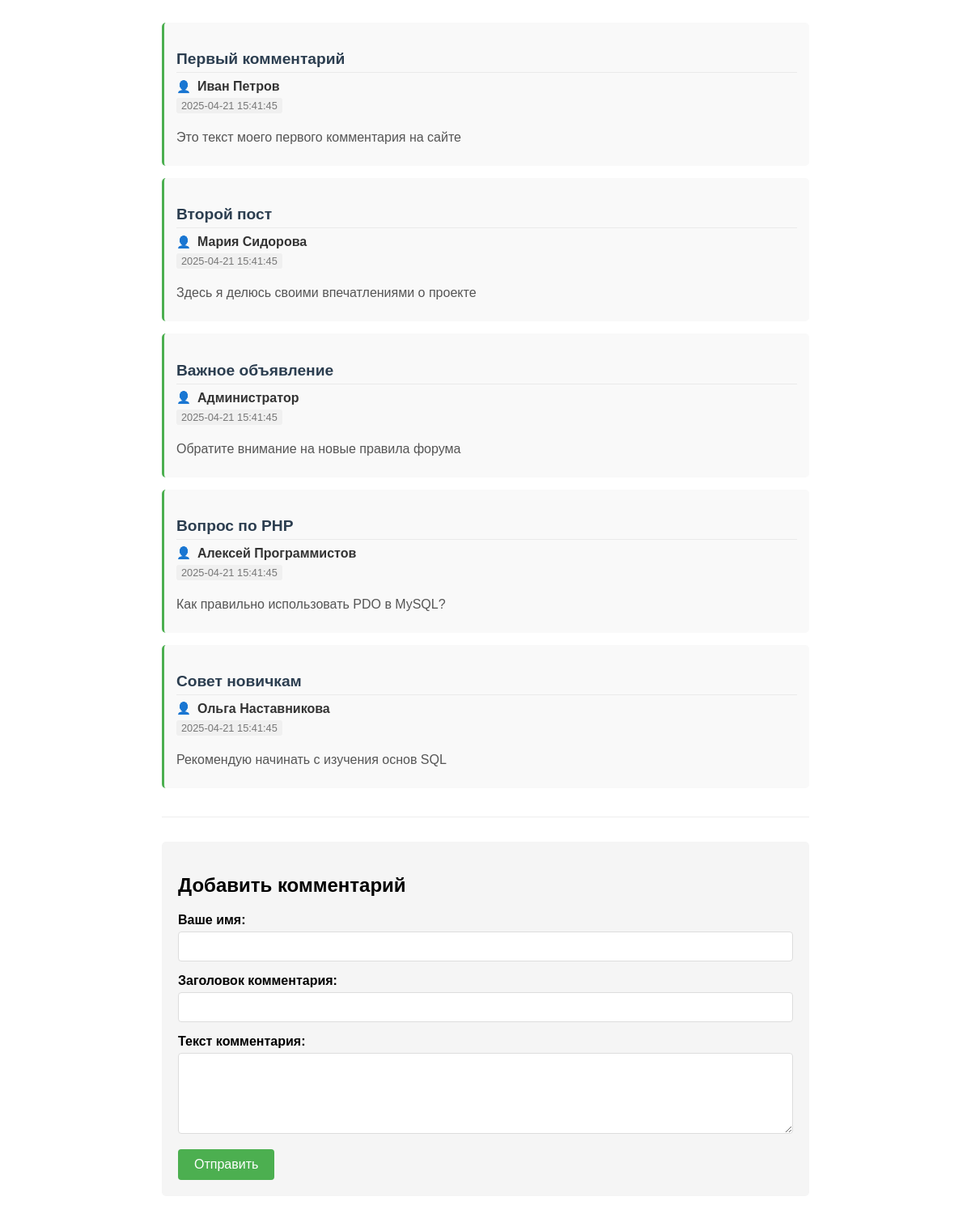
Screenshot of /app/public/thirdTask/index.php with the database file from the repository.
### tables this page shows
CREATE TABLE IF NOT EXISTS `comments` (
                                          `id` INT AUTO_INCREMENT PRIMARY KEY,
                                          `title` VARCHAR(255) NOT NULL,
    `text` TEXT NOT NULL,
    `author` VARCHAR(100) NOT NULL,
    `created_at` DATETIME NOT NULL DEFAULT CURRENT_TIMESTAMP,
    INDEX `idx_created_at` (`created_at`)
    );

### app/src/ThirdTask/Service/CommentService.php (called while the page is built, shortened)
<?php
class CommentService
{
    public static function getRepository(): CommentRepository
    {
        $pdo = DB::getInstance()->getConnection();
        $queryBuilder = new CommentQueryBuilder();
        return new CommentRepository($pdo, $queryBuilder);
    }
}

### app/src/ThirdTask/Model/CommentQueryBuilder.php (called while the page is built, shortened)
<?php
class CommentQueryBuilder
{
    public function getAll(): string
    {
        return 'SELECT * FROM ' . self::TABLE_NAME;
    }
}

### app/src/ThirdTask/Model/CommentRepository.php (called while the page is built, shortened)
<?php
class CommentRepository
{
    public function getAll(): array|false
    {
        $stmt = $this->connection->query(
            $this->queryBuilder->getAll()
        );
        return $stmt->fetchAll(PDO::FETCH_ASSOC);
    }
}

### app/public/thirdTask/index.php (the view, shortened to what this page needs)
<?php
$commentRepository = CommentService::getRepository();
$comments = $commentRepository->getAll();
?>
<!DOCTYPE html>
<html lang="ru">
<head>
    <link rel="stylesheet" href="/app/public/thirdTask/assets/styles.css">
</head>
<body>
<div class="comments-container">
    <div class="comment-list">
        <?php if (empty($comments)): ?>
            <div class="no-comments">Пока нет комментариев. Будьте первым!</div>
        <?php else: ?>
            <?php foreach ($comments as $comment): ?>
                <div class="comment">
                    <h3 class="comment-title"><?= $comment['title'] ?></h3>
                    <div class="comment-author"><?= $comment['author'] ?></div>
                    <div class="comment-date"> <?= $comment['created_at'] ?> </div>
                    <div class="comment-text"> <?= $comment['text'] ?> </div>
                </div>
            <?php endforeach;
        endif; ?>
    </div>
    <form class="comment-form" action="/index.php?task=thirdTask&action=request" method="post">
    <h2>Добавить комментарий</h2>
        <div class="form-group">
            <label for="author">Ваше имя:</label>
            <input type="text" id="author" name="author" required>
        </div>
        <div class="form-group">
            <label for="title">Заголовок комментария:</label>
            <input type="text" id="title" name="title" required>
        </div>
        <div class="form-group">
            <label for="text">Текст комментария:</label>
            <textarea id="text" name="text" required></textarea>
        </div>
        <button type="submit">Отправить</button>
    </form>
</div>
</body>
</html>

### app/public/thirdTask/assets/styles.css (style rules this page uses)
.comments-container { max-width: 800px; margin: 0 auto; font-family: Arial, sans-serif; padding: 20px; }
.comment-list { margin-bottom: 30px; border-bottom: 1px solid #eee; padding-bottom: 20px; }
.comment { background: #f9f9f9; padding: 15px; margin-bottom: 15px; border-radius: 5px; border-left: 3px solid #4CAF50; position: relative; }
.comment-title { font-size: 1.2em; font-weight: bold; color: #2c3e50; margin-bottom: 8px; padding-bottom: 5px; border-bottom: 1px solid #eaeaea; }
.comment-author { font-weight: bold; color: #333; margin-bottom: 5px; display: flex; align-items: center; }
.comment-author::before { content: "👤"; margin-right: 8px; font-size: 0.9em; }
.comment-date { font-size: 0.8em; color: #777; margin-bottom: 10px; display: inline-block; background: #f0f0f0; padding: 2px 6px; border-radius: 3px; }
.comment-text { color: #555; line-height: 1.5; padding: 8px 0; }
.comment-form { background: #f5f5f5; padding: 20px; border-radius: 5px; }
.form-group { margin-bottom: 15px; }
label { display: block; margin-bottom: 5px; font-weight: bold; }
input[type="text"], textarea { width: 100%; padding: 10px; border: 1px solid #ddd; border-radius: 4px; box-sizing: border-box; }
textarea { min-height: 100px; resize: vertical; }
button { background: #4CAF50; color: white; border: none; padding: 10px 20px; border-radius: 4px; cursor: pointer; font-size: 16px; transition: background 0.3s; }

### rows the page displays
comments: title "Первый комментарий", author "Иван Петров", created_at "2025-04-21 15:41:45", text "Это текст моего первого комментария на сайте"
comments: title "Второй пост", author "Мария Сидорова", created_at "2025-04-21 15:41:45", text "Здесь я делюсь своими впечатлениями о проекте"
comments: title "Важное объявление", author "Администратор", created_at "2025-04-21 15:41:45", text "Обратите внимание на новые правила форума"
comments: title "Вопрос по PHP", author "Алексей Программистов", created_at "2025-04-21 15:41:45", text "Как правильно использовать PDO в MySQL?"
comments: title "Совет новичкам", author "Ольга Наставникова", created_at "2025-04-21 15:41:45", text "Рекомендую начинать с изучения основ SQL"
